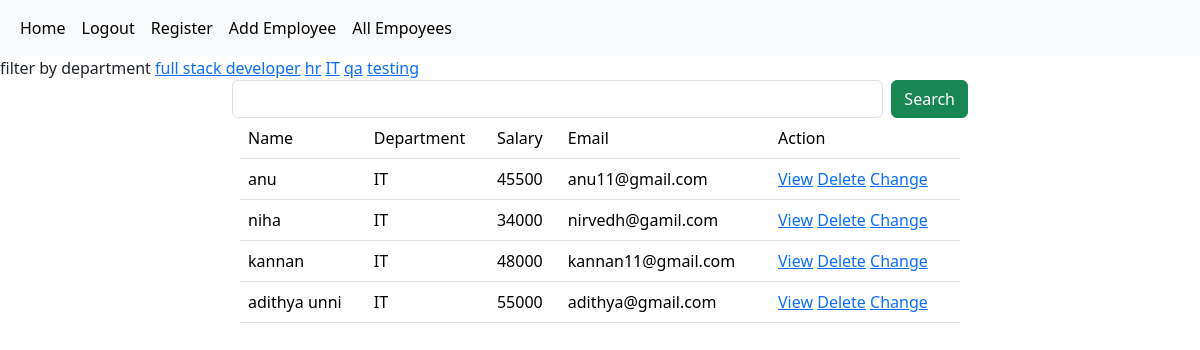
Page /employees/all?department=IT (signed in) on the committed database.
### crm/models.py (models this page shows, shortened)
class Employees(models.Model):
    name=models.CharField(max_length=200)
    department=models.CharField(max_length=200)
    salary=models.PositiveIntegerField()
    email=models.EmailField(unique=True)
    dob=models.DateField(null=True,blank=True)
    age=models.PositiveIntegerField()
    contact=models.CharField(max_length=12,null=True)
    profile_pic=models.ImageField(upload_to="images",null=True,blank=True)

### crm/views.py (the view, shortened to what this page needs)
# urls.py: path('employees/all',views.EmployeeListView.as_view(),name="emp-all"),
@method_decorator(signin_required,name="dispatch")
class EmployeeListView(View):
    def get(self,request,*args,**kwargs):
         qs=Employees.objects.all()
         departments=Employees.objects.all().values_list("department",flat=True).distinct()
         print(departments)
         if "department" in request.GET:
            dept=request.GET.get("department")
            qs=qs.filter(department__iexact=dept)
         return render(request,"emp_all.html",{"data":qs,"departments":departments})

### crm/views.py (called while the page is built)
def signin_required(fn):
   def wrapper(request,*args,**kwargs):
      if not request.user.is_authenticated:
         messages.error(request,"invalid session")
         return redirect("signin")
      else:
         return fn(request,*args,**kwargs)
   return wrapper

### crm/templates/emp_all.html (shortened to what this page needs)
{%extends 'base.html'%}
{%block body_block%}
<div>
    filter by department
    {%for dep in departments%}
    <a href="{%url 'emp-all'%}?department={{dep}}">{{dep}}</a>
    {%endfor%}
</div>
</div><div class="container">
    <div class="row">
        <div class="col-2"></div>
        <div class="col-8">
            <form action="" method="post">
                <div class="d-flex">
                    <input type="text" name="box" class="form-control me-2">
                    <button type="submit" class="btn btn-success">Search</button>
                </div>
            </form>
        </div>
        <div class="col-2"></div>
    </div>
<div class="container">
    <div class="row">
        <div class="col-2"></div>
        <div class="col-8">
            <table class="table table-hover">
                <tr>
                    <td>Name</td>
                    <td>Department</td>
                    <td>Salary</td>
                    <td>Email</td>
                    <td>Action</td>
                </tr>
                {%for emp in data%}
                <tr>
                    <td>{{emp.name}}</td>
                    <td>{{emp.department}}</td>
                    <td>{{emp.salary}}</td>
                    <td>{{emp.email}}</td>
                    <td>
                        <a href="{%url 'emp-detail' emp.id%}">View</a>
                        <a href="{%url 'emp-delete' emp.id%}">Delete</a>
                        <a href="{%url 'emp-change' emp.id%}">Change</a>
                    </td>
                </tr>
                {%endfor%}
            </table>
        </div>
        <div class="col-2"></div>
    </div>
</div>
{%endblock%}

### rows in the picture
Employees: name "anu", department "IT", salary "45500", email "anu11@gmail.com"
Employees: name "niha", department "IT", salary "34000", email "nirvedh@gamil.com"
Employees: name "kannan", department "IT", salary "48000", email "kannan11@gmail.com"
Employees: name "adithya unni", department "IT", salary "55000", email "adithya@gmail.com"

### other values in the picture
{{ dep }} "full stack developer" "hr" "IT" "qa" "testing"
